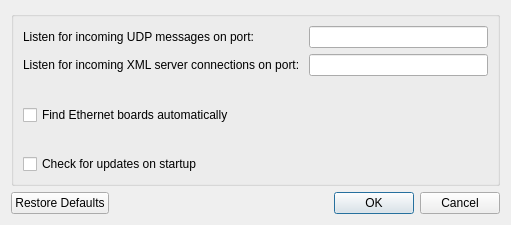
<ui version="4.0" >
 <class>mchelperPrefs</class>
 <widget class="QDialog" name="mchelperPrefs" >
  <property name="geometry" >
   <rect>
    <x>0</x>
    <y>0</y>
    <width>511</width>
    <height>225</height>
   </rect>
  </property>
  <property name="sizePolicy" >
   <sizepolicy vsizetype="Preferred" hsizetype="Preferred" >
    <horstretch>0</horstretch>
    <verstretch>0</verstretch>
   </sizepolicy>
  </property>
  <property name="minimumSize" >
   <size>
    <width>511</width>
    <height>225</height>
   </size>
  </property>
  <property name="maximumSize" >
   <size>
    <width>5000</width>
    <height>5000</height>
   </size>
  </property>
  <property name="windowTitle" >
   <string>mchelper Preferences</string>
  </property>
  <layout class="QVBoxLayout" >
   <item>
    <widget class="QGroupBox" name="groupBox" >
     <property name="title" >
      <string/>
     </property>
     <layout class="QVBoxLayout" >
      <item>
       <layout class="QGridLayout" >
        <item row="0" column="0" >
         <widget class="QLabel" name="label" >
          <property name="text" >
           <string>Listen for incoming UDP messages on port: </string>
          </property>
         </widget>
        </item>
        <item row="0" column="1" >
         <widget class="QLineEdit" name="udpPortPrefs" />
        </item>
        <item row="1" column="0" >
         <widget class="QLabel" name="label_2" >
          <property name="text" >
           <string>Listen for incoming XML server connections on port: </string>
          </property>
         </widget>
        </item>
        <item row="1" column="1" >
         <widget class="QLineEdit" name="xmlPortPrefs" />
        </item>
        <item row="2" column="0" >
         <widget class="QCheckBox" name="networkPingCheckBox" >
          <property name="sizePolicy" >
           <sizepolicy vsizetype="Preferred" hsizetype="Minimum" >
            <horstretch>0</horstretch>
            <verstretch>0</verstretch>
           </sizepolicy>
          </property>
          <property name="toolTip" >
           <string>Start/stop sending probe messages to find Make Controllers on your network.</string>
          </property>
          <property name="text" >
           <string>Find Ethernet boards automatically</string>
          </property>
         </widget>
        </item>
        <item row="3" column="0" >
         <widget class="QCheckBox" name="updatesCheckBox" >
          <property name="text" >
           <string>Check for updates on startup</string>
          </property>
         </widget>
        </item>
       </layout>
      </item>
     </layout>
    </widget>
   </item>
   <item>
    <layout class="QHBoxLayout" >
     <item>
      <widget class="QPushButton" name="defaultsButton" >
       <property name="text" >
        <string>Restore Defaults</string>
       </property>
      </widget>
     </item>
     <item>
      <spacer>
       <property name="orientation" >
        <enum>Qt::Horizontal</enum>
       </property>
       <property name="sizeHint" >
        <size>
         <width>40</width>
         <height>20</height>
        </size>
       </property>
      </spacer>
     </item>
     <item>
      <widget class="QDialogButtonBox" name="buttonBox" >
       <property name="orientation" >
        <enum>Qt::Horizontal</enum>
       </property>
       <property name="standardButtons" >
        <set>QDialogButtonBox::Cancel|QDialogButtonBox::NoButton|QDialogButtonBox::Ok</set>
       </property>
      </widget>
     </item>
    </layout>
   </item>
  </layout>
 </widget>
 <resources/>
 <connections>
  <connection>
   <sender>buttonBox</sender>
   <signal>accepted()</signal>
   <receiver>mchelperPrefs</receiver>
   <slot>accept()</slot>
   <hints>
    <hint type="sourcelabel" >
     <x>248</x>
     <y>254</y>
    </hint>
    <hint type="destinationlabel" >
     <x>157</x>
     <y>274</y>
    </hint>
   </hints>
  </connection>
  <connection>
   <sender>buttonBox</sender>
   <signal>rejected()</signal>
   <receiver>mchelperPrefs</receiver>
   <slot>reject()</slot>
   <hints>
    <hint type="sourcelabel" >
     <x>316</x>
     <y>260</y>
    </hint>
    <hint type="destinationlabel" >
     <x>286</x>
     <y>274</y>
    </hint>
   </hints>
  </connection>
 </connections>
</ui>
